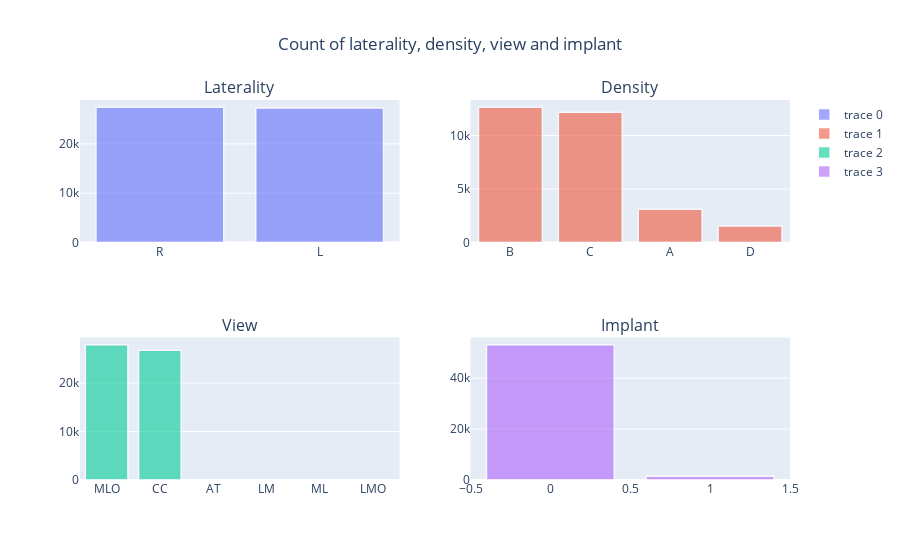

The notebook cell saved with this chart:
### Code cell
fig = make_subplots(rows=2, cols=2, subplot_titles=('Laterality', 'Density', 'View', 'Implant'))

fig.add_trace(go.Bar(x=train_df['laterality'].value_counts().index, y=train_df['laterality'].value_counts().values), row=1, col=1)
fig.add_trace(go.Bar(x=train_df['density'].value_counts().index, y=train_df['density'].value_counts().values), row=1, col=2)
fig.add_trace(go.Bar(x=train_df['view'].value_counts().index, y=train_df['view'].value_counts().values), row=2, col=1)
fig.add_trace(go.Bar(x=train_df['implant'].value_counts().index, y=train_df['implant'].value_counts().values), row=2, col=2)

fig.update_traces(marker_line_color='rgb(255,255,255)', marker_line_width=1.5, opacity=0.6)
fig.update_layout(title_text='Count of laterality, density, view and implant', title_x=0.5)
fig.show()

### Figure 1 — Plotly figure (JSON) as saved in the notebook; plotly's stock layout.template omitted (floating-point values rounded to 4 significant figures)
{"data": [{"marker": {"line": {"color": "rgb(255,255,255)", "width": 1.5}}, "opacity": 0.6, "type": "bar", "x": ["R", "L"], "xaxis": "x", "y": [27439, 27267], "yaxis": "y"}, {"marker": {"line": {"color": "rgb(255,255,255)", "width": 1.5}}, "opacity": 0.6, "type": "bar", "x": ["B", "C", "A", "D"], "xaxis": "x2", "y": [12651, 12175, 3105, 1539], "yaxis": "y2"}, {"marker": {"line": {"color": "rgb(255,255,255)", "width": 1.5}}, "opacity": 0.6, "type": "bar", "x": ["MLO", "CC", "AT", "LM", "ML", "LMO"], "xaxis": "x3", "y": [27903, 26765, 19, 10, 8, 1], "yaxis": "y3"}, {"marker": {"line": {"color": "rgb(255,255,255)", "width": 1.5}}, "opacity": 0.6, "type": "bar", "x": [0, 1], "xaxis": "x4", "y": [53229, 1477], "yaxis": "y4"}], "layout": {"annotations": [{"font": {"size": 16}, "showarrow": false, "text": "Laterality", "x": 0.225, "xanchor": "center", "xref": "paper", "y": 1.0, "yanchor": "bottom", "yref": "paper"}, {"font": {"size": 16}, "showarrow": false, "text": "Density", "x": 0.775, "xanchor": "center", "xref": "paper", "y": 1.0, "yanchor": "bottom", "yref": "paper"}, {"font": {"size": 16}, "showarrow": false, "text": "View", "x": 0.225, "xanchor": "center", "xref": "paper", "y": 0.375, "yanchor": "bottom", "yref": "paper"}, {"font": {"size": 16}, "showarrow": false, "text": "Implant", "x": 0.775, "xanchor": "center", "xref": "paper", "y": 0.375, "yanchor": "bottom", "yref": "paper"}], "title": {"text": "Count of laterality, density, view and implant", "x": 0.5}, "xaxis": {"anchor": "y", "domain": [0.0, 0.45]}, "xaxis2": {"anchor": "y2", "domain": [0.55, 1.0]}, "xaxis3": {"anchor": "y3", "domain": [0.0, 0.45]}, "xaxis4": {"anchor": "y4", "domain": [0.55, 1.0]}, "yaxis": {"anchor": "x", "domain": [0.625, 1.0]}, "yaxis2": {"anchor": "x2", "domain": [0.625, 1.0]}, "yaxis3": {"anchor": "x3", "domain": [0.0, 0.375]}, "yaxis4": {"anchor": "x4", "domain": [0.0, 0.375]}}}
